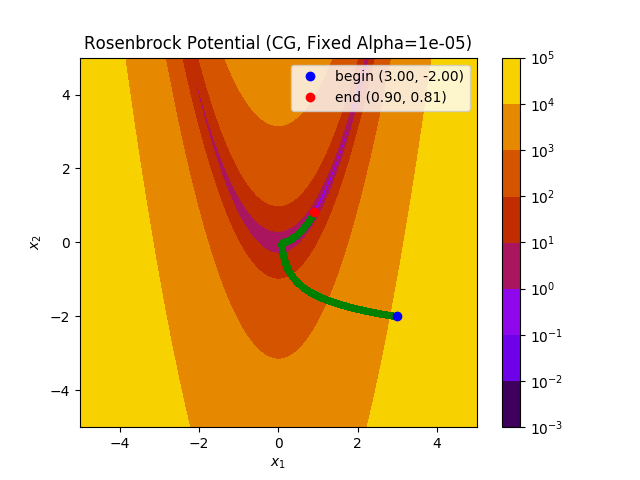

Source code (Python):
import math
import numpy as np
import matplotlib
matplotlib.use('TkAgg')
import matplotlib.pyplot as plt

A, B = 1, 100
EPSILON = 1e-2
ALPHA = 1e-5

def func(x1, x2, a=A, b=B):
    return (a-x1)**2 + b*(x2-x1**2)**2
def grad_func(x1, x2, a=A, b=B):
    return np.array([
        2*(x1-a) + 4*b*x1*(x1**2-x2),
        2*b*(x2-x1**2)
    ])
def hess_func(x1, x2, a=A, b=B):
    return np.array([
        [2+4*b*(3*x1**2-x2), -4*b*x1],
        [-4*b*x1, 2*b],
    ])
def normalize(x):
    return  x/np.linalg.norm(x)

if __name__ == '__main__':
    x1, x2 = 3.0, -2.0
    r = func(x1, x2)

    k = 0
    ps = []
    x1s = []
    x2s = []
    rs = []
    x1s.append(x1)
    x2s.append(x2)

    pk = -1.0*grad_func(x1,x2)
    while r > EPSILON:
        x1k1 = x1s[k] + ALPHA * pk[0]
        x2k1 = x2s[k] + ALPHA * pk[1]
        
        gradk = grad_func(x1s[k],x2s[k])
        gradk1 = grad_func(x1k1,x2k1)
        betak1 = np.matmul(gradk1.T, gradk1)/np.matmul(gradk.T, gradk)
        pk = normalize(np.add(-1.0*gradk1, np.multiply(pk, betak1)))

        ps.append(pk)
        x1s.append(x1k1)
        x2s.append(x2k1)
        k += 1
        r = func(x1k1, x2k1)
        rs.append(r)
        print(r)
    ## Visualize
    # contour
    x, y = np.meshgrid(np.linspace(-5, 5, 1000),
                   np.linspace(-5, 5, 1000))
    plt.contourf(x, y, func(x, y), locator=matplotlib.ticker.LogLocator(), cmap='gnuplot')
    plt.colorbar()
    # point
    plt.plot(x1s, x2s, 'g.-')
    plt.plot(x1s[0], x2s[0], 'bo',label='begin ({:.2f}, {:.2f})'.format(x1, x2))
    plt.plot(x1s[-1], x2s[-1], 'ro',label='end ({:.2f}, {:.2f})'.format(x1s[-1], x2s[-1]))
    plt.legend()
    plt.xlabel('$x_1$')
    plt.ylabel('$x_2$')
    plt.title("Rosenbrock Potential (CG, Fixed Alpha={})".format(ALPHA))
    plt.savefig("cg.png")
    # decay
    plt.clf()
    plt.plot(rs)
    plt.yscale("log")
    plt.title("Decay of objective function")
    plt.savefig("cg_r.png")